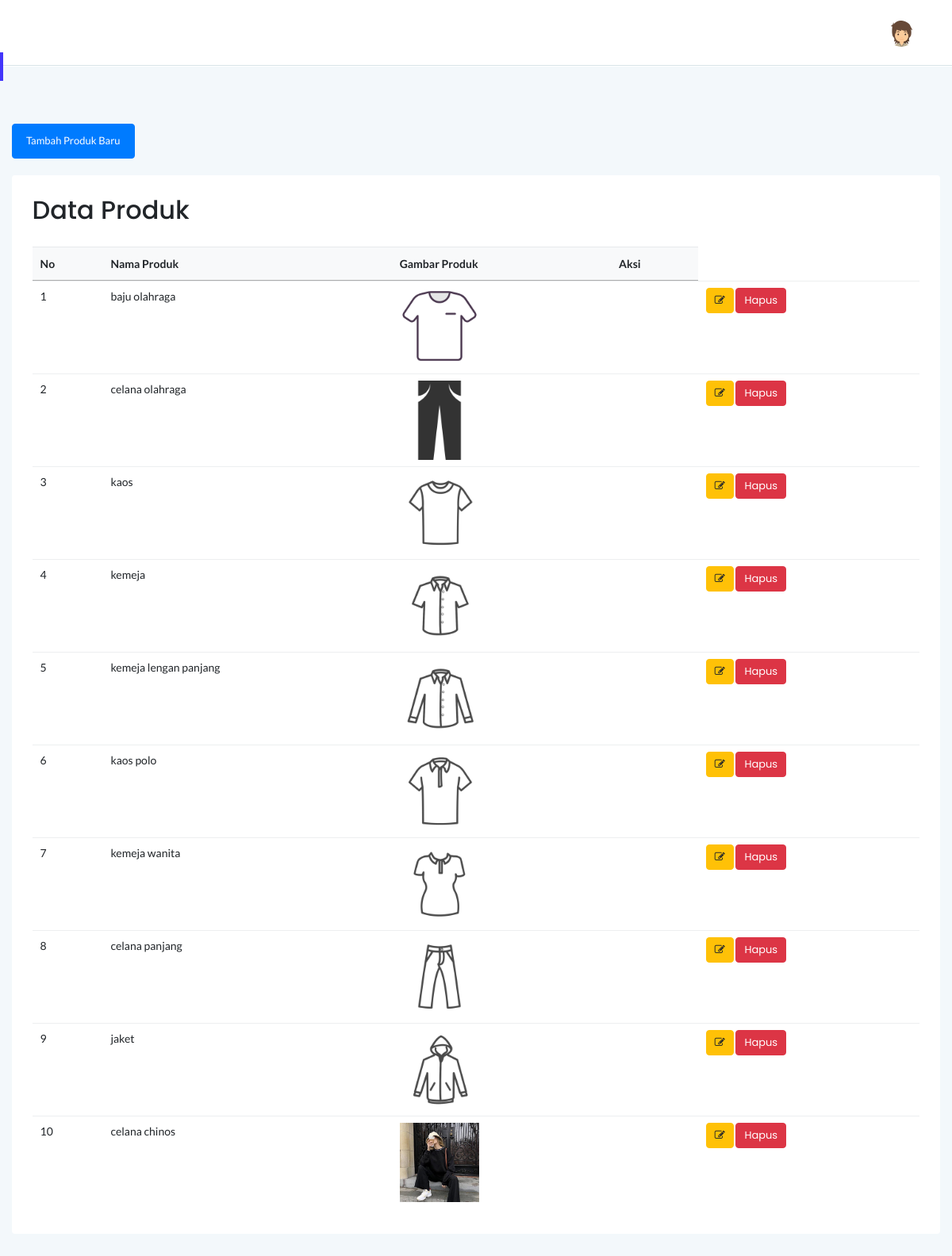
The app's page /admin/application/index.php?p=dataproduk/produk.php (signed in) with its own data.
### tables this page shows
CREATE TABLE `produk` (
  `id_produk` int(11) NOT NULL,
  `nama_produk` varchar(25) NOT NULL,
  `gambar_produk` text NOT NULL
);

### admin/application/dataproduk/produk.php (the view, shortened to what this page needs)
<div class="col-12 mt-5">
  <button type="button" class="btn btn-primary" data-toggle="modal" data-target="#tambahproduk">
    Tambah Produk Baru
  </button> <br> <br>
<div class="card">
<div class="card-body">
<h2>Data Produk</h2>
<br>
<table id="dataTable3" class="table">
    <thead class="bg-light">
        <tr class="border-0">
                <th class="card-body">No</th>
                <th class="card-body">Nama Produk</th>
                <th class="card-body">Gambar Produk</th>
                <th class="card-body">Aksi</th>
              </tr>
            </thead>
            <tbody>
            <?php
              include '../koneksi.php';
              $tampil = mysqli_query($db, "SELECT * FROM produk");
              $no = 1;
              while ($ambil = mysqli_fetch_array($tampil)) {
                $id = $ambil['id_produk'];
              ?>
              <tr>
                <td><?php echo $no; ?></td>
                <td><?php echo $ambil['nama_produk']; ?></td>
                <td>
                  <img src="../../kain/<?php echo $ambil['gambar_produk'];?>" width="100">
                </td>
                <td><?php echo $ambil['nama_bahan']; ?></td>
                <td>
                  <button class="btn btn-warning btn-xs" data-toggle="modal" data-target="#ubahproduk<?=$id;?>"> <i class="fa fa-md fa-edit"></i> </button>
                  <a href="index.php?p=dataproduk/produk.php&id_produk=<?=$id;?>" class="btn btn-danger btn-xs" onclick="return confirm('Yakin hapus data produk ini ?')">Hapus</a>
              </tr>
            <?php
            $no ++;} ?>
            </tbody>
          </table>
      </div>
  </div>
</div>
</div>

### admin/assets/css/typography.css (style rules this page uses)
body { font-size: 14px; font-family: 'Lato', sans-serif; }
h1, h2, h3, h4, h5, h6 { margin: 0; font-family: 'Poppins', sans-serif; }
a, a:visited { text-decoration: none; transition: all 0.3s ease-in-out; -webkit-transition: all 0.3s ease-in-out; -moz-transition: all 0.3s ease-in-out; -o-transition: all 0.3s ease-in-out; outline: 0; font-family: 'Poppins', sans-serif; }
button { cursor: pointer; outline: none!important; letter-spacing: 0; }

### admin/assets/css/default-css.css (style rules this page uses)
* { margin: 0; padding: 0; box-sizing: border-box; }
*, *:before, *:after { -moz-box-sizing: border-box; -webkit-box-sizing: border-box; box-sizing: border-box; }
html { -webkit-font-smoothing: antialiased; }
body { background: #fff; font-weight: normal; -webkit-font-smoothing: antialiased; -webkit-text-size-adjust: 100%; }
img { max-width: 100%; height: auto; }
:root { --primary-color: #4336FB; }

### admin/assets/css/styles.css (style rules this page uses)
.card { border: none; border-radius: 4px; background-color: #fff; -webkit-transition: all 0.3s ease 0s; transition: all 0.3s ease 0s; }
.card-body { padding: 25.6px; padding: 1.6rem; }
.border-0 { border: none; }
.btn { padding: 11px 17px; font-size: 13px; letter-spacing: 0; }
.btn-xs { padding: 5px 10px; }
table tr th { border-bottom: none; }
table tr th, table tr td { border-top: 1px solid rgba(120, 130, 140, 0.13) !important; }
table.dataTable thead th, table.dataTable thead td { border-bottom-color: transparent; }

### records on screen
produk: nama_produk "baju olahraga", gambar_produk (picture)
produk: nama_produk "celana olahraga", gambar_produk (picture)
produk: nama_produk "kaos", shows a picture
produk: nama_produk "kemeja", gambar_produk (picture)
produk: nama_produk "kemeja lengan panjang", gambar_produk (picture)
produk: nama_produk "kaos polo", gambar_produk (picture)
produk: nama_produk "kemeja wanita", gambar_produk (picture)
produk: nama_produk "celana panjang", gambar_produk (picture)
produk: nama_produk "jaket", shows a picture
produk: nama_produk "celana chinos", gambar_produk (picture)
